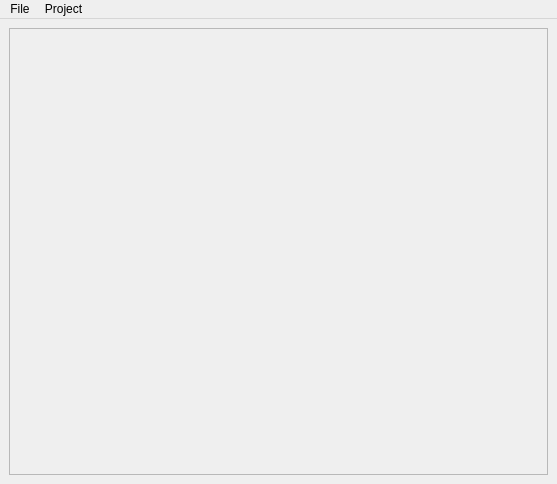
<?xml version="1.0" encoding="UTF-8"?>
<ui version="4.0">
 <class>MainWindow</class>
 <widget class="QMainWindow" name="MainWindow">
  <property name="geometry">
   <rect>
    <x>0</x>
    <y>0</y>
    <width>557</width>
    <height>484</height>
   </rect>
  </property>
  <property name="windowTitle">
   <string>Takeoff</string>
  </property>
  <property name="windowIcon">
   <iconset resource="icons/icons.qrc">
    <normaloff>:/file/app.svg</normaloff>:/file/app.svg</iconset>
  </property>
  <widget class="QWidget" name="centralwidget">
   <layout class="QHBoxLayout" name="horizontalLayout_2">
    <item>
     <widget class="QFrame" name="frame">
      <property name="frameShape">
       <enum>QFrame::StyledPanel</enum>
      </property>
      <property name="frameShadow">
       <enum>QFrame::Sunken</enum>
      </property>
      <layout class="QHBoxLayout" name="horizontalLayout">
       <property name="margin">
        <number>0</number>
       </property>
       <item>
        <widget class="Viewer" name="viewer" native="true">
         <property name="sizePolicy">
          <sizepolicy hsizetype="Expanding" vsizetype="Preferred">
           <horstretch>0</horstretch>
           <verstretch>0</verstretch>
          </sizepolicy>
         </property>
        </widget>
       </item>
      </layout>
     </widget>
    </item>
   </layout>
  </widget>
  <widget class="QMenuBar" name="menubar">
   <property name="geometry">
    <rect>
     <x>0</x>
     <y>0</y>
     <width>557</width>
     <height>19</height>
    </rect>
   </property>
   <widget class="QMenu" name="menuProject">
    <property name="title">
     <string>Project</string>
    </property>
    <addaction name="actionAdd_Drawing"/>
    <addaction name="actionAdd_Drawings"/>
   </widget>
   <widget class="QMenu" name="menuFile">
    <property name="title">
     <string>File</string>
    </property>
    <addaction name="actionOpenProject"/>
    <addaction name="actionSaveProject"/>
    <addaction name="separator"/>
    <addaction name="actionExit"/>
   </widget>
   <addaction name="menuFile"/>
   <addaction name="menuProject"/>
  </widget>
  <action name="actionZoom_In">
   <property name="icon">
    <iconset resource="icons/icons.qrc">
     <normaloff>:/zoom/zoom-in.png</normaloff>:/zoom/zoom-in.png</iconset>
   </property>
   <property name="text">
    <string>Zoom In</string>
   </property>
  </action>
  <action name="actionZoom_Out">
   <property name="icon">
    <iconset resource="icons/icons.qrc">
     <normaloff>:/zoom/zoom-out.png</normaloff>:/zoom/zoom-out.png</iconset>
   </property>
   <property name="text">
    <string>Zoom Out</string>
   </property>
  </action>
  <action name="actionLine">
   <property name="checkable">
    <bool>true</bool>
   </property>
   <property name="icon">
    <iconset resource="icons/icons.qrc">
     <normaloff>:/tools/stock_draw-line.png</normaloff>:/tools/stock_draw-line.png</iconset>
   </property>
   <property name="text">
    <string>Line</string>
   </property>
  </action>
  <action name="actionArea">
   <property name="checkable">
    <bool>true</bool>
   </property>
   <property name="icon">
    <iconset resource="icons/icons.qrc">
     <normaloff>:/tools/stock_draw-polygon-45.png</normaloff>:/tools/stock_draw-polygon-45.png</iconset>
   </property>
   <property name="text">
    <string>Area</string>
   </property>
  </action>
  <action name="actionSelect">
   <property name="checkable">
    <bool>true</bool>
   </property>
   <property name="checked">
    <bool>true</bool>
   </property>
   <property name="icon">
    <iconset resource="icons/icons.qrc">
     <normaloff>:/tools/stock_draw-selection.png</normaloff>:/tools/stock_draw-selection.png</iconset>
   </property>
   <property name="text">
    <string>Select</string>
   </property>
  </action>
  <action name="actionOpen">
   <property name="icon">
    <iconset resource="icons/icons.qrc">
     <normaloff>:/file/document-open.png</normaloff>:/file/document-open.png</iconset>
   </property>
   <property name="text">
    <string>Open</string>
   </property>
  </action>
  <action name="actionExit">
   <property name="text">
    <string>Exit</string>
   </property>
  </action>
  <action name="actionOpenProject">
   <property name="text">
    <string>Open Project</string>
   </property>
   <property name="shortcut">
    <string>Ctrl+O</string>
   </property>
  </action>
  <action name="actionSaveProject">
   <property name="text">
    <string>Save Project</string>
   </property>
   <property name="shortcut">
    <string>Ctrl+S</string>
   </property>
  </action>
  <action name="actionAdd_Drawing">
   <property name="text">
    <string>Add Drawing</string>
   </property>
  </action>
  <action name="actionAdd_Drawings_2">
   <property name="text">
    <string>Add Drawings</string>
   </property>
  </action>
  <action name="actionAdd_Drawings">
   <property name="text">
    <string>Add Drawings</string>
   </property>
  </action>
  <action name="actionZoom_Fit">
   <property name="icon">
    <iconset resource="icons/icons.qrc">
     <normaloff>:/zoom/zoom-fit-best.png</normaloff>:/zoom/zoom-fit-best.png</iconset>
   </property>
   <property name="text">
    <string>Zoom Fit</string>
   </property>
   <property name="toolTip">
    <string>Zoom Fit</string>
   </property>
  </action>
  <action name="actionZoom_Window">
   <property name="checkable">
    <bool>true</bool>
   </property>
   <property name="icon">
    <iconset resource="icons/icons.qrc">
     <normaloff>:/zoom/zoom-original.png</normaloff>:/zoom/zoom-original.png</iconset>
   </property>
   <property name="text">
    <string>zoomWindow</string>
   </property>
   <property name="toolTip">
    <string>Zoom Window</string>
   </property>
  </action>
  <action name="actionCount">
   <property name="checkable">
    <bool>true</bool>
   </property>
   <property name="icon">
    <iconset resource="icons/icons.qrc">
     <normaloff>:/tools/count.png</normaloff>:/tools/count.png</iconset>
   </property>
   <property name="text">
    <string>count</string>
   </property>
   <property name="toolTip">
    <string>Count</string>
   </property>
  </action>
 </widget>
 <customwidgets>
  <customwidget>
   <class>Viewer</class>
   <extends>QWidget</extends>
   <header>Viewer.hpp</header>
   <container>1</container>
  </customwidget>
 </customwidgets>
 <resources>
  <include location="icons/icons.qrc"/>
 </resources>
 <connections>
  <connection>
   <sender>actionExit</sender>
   <signal>triggered()</signal>
   <receiver>MainWindow</receiver>
   <slot>close()</slot>
   <hints>
    <hint type="sourcelabel">
     <x>-1</x>
     <y>-1</y>
    </hint>
    <hint type="destinationlabel">
     <x>399</x>
     <y>299</y>
    </hint>
   </hints>
  </connection>
 </connections>
</ui>
